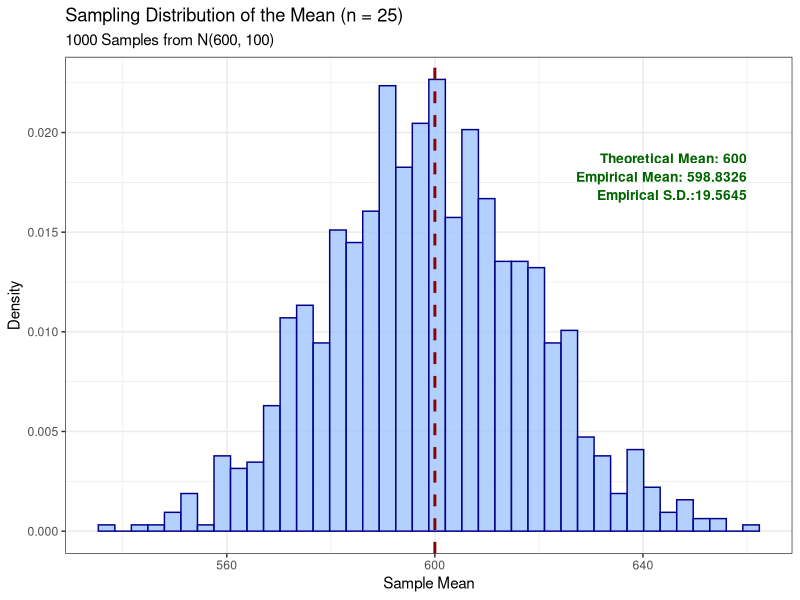

Recreate this plot in R.
# Load the ggplot2 library
library(ggplot2)

# Define population parameters and simulation size
pop_mean <- 600
pop_sd <- 100
sample_size <- 25
n_simulations <- 1000

# Set seed for reproducibility
set.seed(4242)

# Use 'replicate' to run the sampling and mean calculation n times
means_vector <- replicate(n_simulations, {
  mean(rnorm(sample_size, pop_mean, pop_sd))
})

# Create a data frame for ggplot
mean_data <- data.frame(Sample_Mean = means_vector)

# Calculate summary statistics for the annotation
mean_of_means <- mean(means_vector)
sd_of_means <- sd(means_vector)
theoretical_se <- pop_sd / sqrt(sample_size)

# Guiding location for plot legend
max_density <- dnorm(pop_mean, mean = pop_mean, sd = theoretical_se)

# Create the summary text for the annotation
summary_text <- paste(
  "Theoretical Mean: ", pop_mean,
  "\nEmpirical Mean: ", round(mean_of_means, 4),
  "\nEmpirical S.D.:", round(sd_of_means, 4),
  sep = ""
)

# Create the histogram plot
plot <- ggplot(mean_data, aes(x = Sample_Mean)) +
  geom_histogram(
    aes(y = after_stat(density)),
    bins = 40,
    fill = "#A0C4FF",
    color = "darkblue",
    alpha = 0.8
  ) + 
  # Add a vertical line for the theoretical mean
  geom_vline(
    xintercept = pop_mean,
    linetype = "dashed",
    color = "darkred",
    linewidth = 1
  ) + 
  # Customize labels and title
  labs(
    title = paste("Sampling Distribution of the Mean (n = ", sample_size, ")", sep=""),
    subtitle = paste(n_simulations, "Samples from N(600, 100)"),
    x = "Sample Mean",
    y = "Density"
  ) +
  theme_bw() +
  # Place the summary text on the plot (simulatinh a legend)
  annotate(
    "text",
    x = pop_mean + 3 * theoretical_se, # Place X coordinate (right side)
    y = max_density * .95, # Place Y coordinate (near top)
    label = summary_text,
    hjust = 1, # Right-align text
    vjust = 1, # Top-align text
    size = 3.5,
    color = "darkgreen",
    fontface = "bold",
    lineheight = 1.1 # Adjust line spacing
  )

print(plot)
